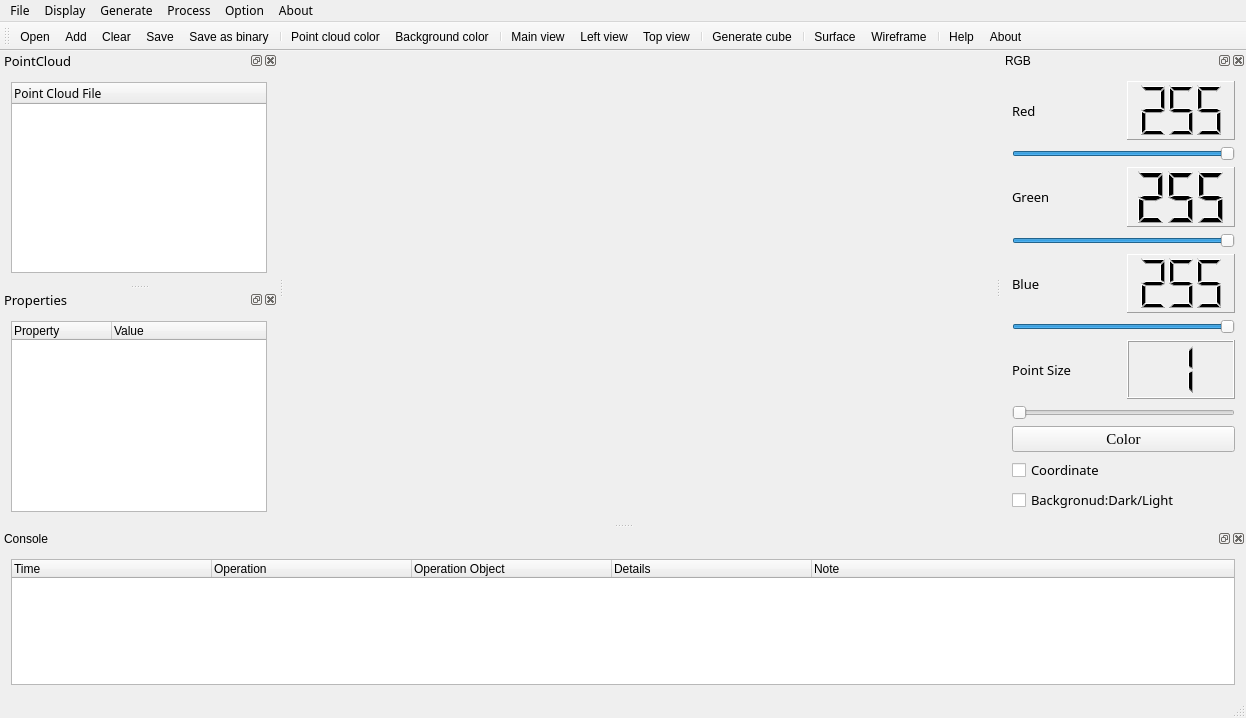
<?xml version="1.0" encoding="UTF-8"?>
<ui version="4.0">
 <class>CloudViewerClass</class>
 <widget class="QMainWindow" name="CloudViewerClass">
  <property name="geometry">
   <rect>
    <x>0</x>
    <y>0</y>
    <width>1246</width>
    <height>718</height>
   </rect>
  </property>
  <property name="sizePolicy">
   <sizepolicy hsizetype="Expanding" vsizetype="Expanding">
    <horstretch>85</horstretch>
    <verstretch>0</verstretch>
   </sizepolicy>
  </property>
  <property name="minimumSize">
   <size>
    <width>900</width>
    <height>650</height>
   </size>
  </property>
  <property name="maximumSize">
   <size>
    <width>16777215</width>
    <height>16777215</height>
   </size>
  </property>
  <property name="windowTitle">
   <string>CloudViewer</string>
  </property>
  <property name="styleSheet">
   <string notr="true"/>
  </property>
  <property name="animated">
   <bool>true</bool>
  </property>
  <property name="tabShape">
   <enum>QTabWidget::Rounded</enum>
  </property>
  <property name="dockNestingEnabled">
   <bool>false</bool>
  </property>
  <widget class="QWidget" name="centralWidget">
   <property name="sizePolicy">
    <sizepolicy hsizetype="Preferred" vsizetype="Preferred">
     <horstretch>0</horstretch>
     <verstretch>0</verstretch>
    </sizepolicy>
   </property>
   <layout class="QHBoxLayout" name="horizontalLayout_5">
    <item>
     <widget class="QVTKWidget" name="screen">
      <property name="minimumSize">
       <size>
        <width>600</width>
        <height>400</height>
       </size>
      </property>
     </widget>
    </item>
   </layout>
  </widget>
  <widget class="QMenuBar" name="menuBar">
   <property name="geometry">
    <rect>
     <x>0</x>
     <y>0</y>
     <width>1246</width>
     <height>26</height>
    </rect>
   </property>
   <property name="font">
    <font>
     <family>微软雅黑</family>
    </font>
   </property>
   <widget class="QMenu" name="menuFile">
    <property name="title">
     <string>File</string>
    </property>
    <addaction name="openAction"/>
    <addaction name="addAction"/>
    <addaction name="clearAction"/>
    <addaction name="saveAction"/>
    <addaction name="saveBinaryAction"/>
    <addaction name="exitAction"/>
   </widget>
   <widget class="QMenu" name="menuGenerate">
    <property name="title">
     <string>Generate</string>
    </property>
    <widget class="QMenu" name="menuBasic_shapes">
     <property name="title">
      <string>Basic shapes</string>
     </property>
     <property name="icon">
      <iconset resource="cloudviewer.qrc">
       <normaloff>:/Resources/images/shape.png</normaloff>:/Resources/images/shape.png</iconset>
     </property>
     <addaction name="sphereAction"/>
     <addaction name="cylinderAction"/>
    </widget>
    <addaction name="cubeAction"/>
    <addaction name="menuBasic_shapes"/>
   </widget>
   <widget class="QMenu" name="menuAbout">
    <property name="title">
     <string>About</string>
    </property>
    <addaction name="helpAction"/>
    <addaction name="aboutAction"/>
   </widget>
   <widget class="QMenu" name="menuOption">
    <property name="title">
     <string>Option</string>
    </property>
    <widget class="QMenu" name="themeAction">
     <property name="title">
      <string>Theme</string>
     </property>
     <property name="icon">
      <iconset resource="cloudviewer.qrc">
       <normaloff>:/Resources/images/theme.png</normaloff>:/Resources/images/theme.png</iconset>
     </property>
     <addaction name="windowsThemeAction"/>
     <addaction name="darculaThemeAction"/>
    </widget>
    <widget class="QMenu" name="langAction">
     <property name="title">
      <string>Language</string>
     </property>
     <property name="icon">
      <iconset resource="cloudviewer.qrc">
       <normaloff>:/Resources/images/language.png</normaloff>:/Resources/images/language.png</iconset>
     </property>
     <addaction name="englishAction"/>
     <addaction name="chineseAction"/>
    </widget>
    <addaction name="themeAction"/>
    <addaction name="langAction"/>
   </widget>
   <widget class="QMenu" name="menuView">
    <property name="title">
     <string>Display</string>
    </property>
    <widget class="QMenu" name="menuAngle_view">
     <property name="title">
      <string>Angle view</string>
     </property>
     <addaction name="mainviewAction"/>
     <addaction name="leftviewAction"/>
     <addaction name="topviewAction"/>
    </widget>
    <addaction name="pointcolorAction"/>
    <addaction name="bgcolorAction"/>
    <addaction name="menuAngle_view"/>
   </widget>
   <widget class="QMenu" name="menuProcess">
    <property name="title">
     <string>Process</string>
    </property>
    <addaction name="meshsurfaceAction"/>
    <addaction name="wireframeAction"/>
   </widget>
   <addaction name="menuFile"/>
   <addaction name="menuView"/>
   <addaction name="menuGenerate"/>
   <addaction name="menuProcess"/>
   <addaction name="menuOption"/>
   <addaction name="menuAbout"/>
  </widget>
  <widget class="QToolBar" name="mainToolBar">
   <attribute name="toolBarArea">
    <enum>TopToolBarArea</enum>
   </attribute>
   <attribute name="toolBarBreak">
    <bool>false</bool>
   </attribute>
   <addaction name="openAction"/>
   <addaction name="addAction"/>
   <addaction name="clearAction"/>
   <addaction name="saveAction"/>
   <addaction name="saveBinaryAction"/>
   <addaction name="separator"/>
   <addaction name="pointcolorAction"/>
   <addaction name="bgcolorAction"/>
   <addaction name="separator"/>
   <addaction name="mainviewAction"/>
   <addaction name="leftviewAction"/>
   <addaction name="topviewAction"/>
   <addaction name="separator"/>
   <addaction name="cubeAction"/>
   <addaction name="separator"/>
   <addaction name="meshsurfaceAction"/>
   <addaction name="wireframeAction"/>
   <addaction name="separator"/>
   <addaction name="helpAction"/>
   <addaction name="aboutAction"/>
  </widget>
  <widget class="QStatusBar" name="statusBar"/>
  <widget class="QDockWidget" name="RGBDock">
   <property name="minimumSize">
    <size>
     <width>245</width>
     <height>400</height>
    </size>
   </property>
   <property name="maximumSize">
    <size>
     <width>300</width>
     <height>524287</height>
    </size>
   </property>
   <property name="windowTitle">
    <string>RGB</string>
   </property>
   <attribute name="dockWidgetArea">
    <number>2</number>
   </attribute>
   <widget class="QWidget" name="dockWidgetContents_4">
    <layout class="QVBoxLayout" name="verticalLayout_2">
     <item>
      <layout class="QVBoxLayout" name="verticalLayout">
       <item>
        <layout class="QHBoxLayout" name="horizontalLayout">
         <item>
          <widget class="QLabel" name="label_1">
           <property name="sizePolicy">
            <sizepolicy hsizetype="Expanding" vsizetype="Preferred">
             <horstretch>0</horstretch>
             <verstretch>0</verstretch>
            </sizepolicy>
           </property>
           <property name="font">
            <font>
             <family>微软雅黑</family>
             <pointsize>10</pointsize>
            </font>
           </property>
           <property name="text">
            <string>Red</string>
           </property>
          </widget>
         </item>
         <item>
          <widget class="QLCDNumber" name="rLCD">
           <property name="sizePolicy">
            <sizepolicy hsizetype="Expanding" vsizetype="Minimum">
             <horstretch>0</horstretch>
             <verstretch>0</verstretch>
            </sizepolicy>
           </property>
           <property name="autoFillBackground">
            <bool>false</bool>
           </property>
           <property name="inputMethodHints">
            <set>Qt::ImhNone</set>
           </property>
           <property name="frameShape">
            <enum>QFrame::Panel</enum>
           </property>
           <property name="frameShadow">
            <enum>QFrame::Raised</enum>
           </property>
           <property name="lineWidth">
            <number>1</number>
           </property>
           <property name="smallDecimalPoint">
            <bool>false</bool>
           </property>
           <property name="digitCount">
            <number>3</number>
           </property>
           <property name="mode">
            <enum>QLCDNumber::Dec</enum>
           </property>
           <property name="value" stdset="0">
            <double>255.000000000000000</double>
           </property>
           <property name="intValue" stdset="0">
            <number>255</number>
           </property>
          </widget>
         </item>
        </layout>
       </item>
       <item>
        <widget class="QSlider" name="rSlider">
         <property name="sizePolicy">
          <sizepolicy hsizetype="Expanding" vsizetype="Fixed">
           <horstretch>0</horstretch>
           <verstretch>0</verstretch>
          </sizepolicy>
         </property>
         <property name="minimumSize">
          <size>
           <width>132</width>
           <height>0</height>
          </size>
         </property>
         <property name="maximum">
          <number>255</number>
         </property>
         <property name="sliderPosition">
          <number>255</number>
         </property>
         <property name="orientation">
          <enum>Qt::Horizontal</enum>
         </property>
        </widget>
       </item>
       <item>
        <layout class="QHBoxLayout" name="horizontalLayout_2">
         <item>
          <widget class="QLabel" name="label_2">
           <property name="sizePolicy">
            <sizepolicy hsizetype="Expanding" vsizetype="Preferred">
             <horstretch>0</horstretch>
             <verstretch>0</verstretch>
            </sizepolicy>
           </property>
           <property name="font">
            <font>
             <family>微软雅黑</family>
             <pointsize>10</pointsize>
            </font>
           </property>
           <property name="text">
            <string>Green</string>
           </property>
          </widget>
         </item>
         <item>
          <widget class="QLCDNumber" name="gLCD">
           <property name="sizePolicy">
            <sizepolicy hsizetype="Expanding" vsizetype="Minimum">
             <horstretch>0</horstretch>
             <verstretch>0</verstretch>
            </sizepolicy>
           </property>
           <property name="frameShape">
            <enum>QFrame::Panel</enum>
           </property>
           <property name="digitCount">
            <number>3</number>
           </property>
           <property name="intValue" stdset="0">
            <number>255</number>
           </property>
          </widget>
         </item>
        </layout>
       </item>
       <item>
        <widget class="QSlider" name="gSlider">
         <property name="sizePolicy">
          <sizepolicy hsizetype="Expanding" vsizetype="Fixed">
           <horstretch>0</horstretch>
           <verstretch>0</verstretch>
          </sizepolicy>
         </property>
         <property name="minimumSize">
          <size>
           <width>132</width>
           <height>0</height>
          </size>
         </property>
         <property name="maximum">
          <number>255</number>
         </property>
         <property name="sliderPosition">
          <number>255</number>
         </property>
         <property name="orientation">
          <enum>Qt::Horizontal</enum>
         </property>
        </widget>
       </item>
       <item>
        <layout class="QHBoxLayout" name="horizontalLayout_3">
         <item>
          <widget class="QLabel" name="label_3">
           <property name="sizePolicy">
            <sizepolicy hsizetype="Expanding" vsizetype="Preferred">
             <horstretch>0</horstretch>
             <verstretch>0</verstretch>
            </sizepolicy>
           </property>
           <property name="font">
            <font>
             <family>微软雅黑</family>
             <pointsize>10</pointsize>
            </font>
           </property>
           <property name="text">
            <string>Blue</string>
           </property>
          </widget>
         </item>
         <item>
          <widget class="QLCDNumber" name="bLCD">
           <property name="sizePolicy">
            <sizepolicy hsizetype="Expanding" vsizetype="Minimum">
             <horstretch>0</horstretch>
             <verstretch>0</verstretch>
            </sizepolicy>
           </property>
           <property name="frameShape">
            <enum>QFrame::Panel</enum>
           </property>
           <property name="digitCount">
            <number>3</number>
           </property>
           <property name="intValue" stdset="0">
            <number>255</number>
           </property>
          </widget>
         </item>
        </layout>
       </item>
       <item>
        <widget class="QSlider" name="bSlider">
         <property name="sizePolicy">
          <sizepolicy hsizetype="Expanding" vsizetype="Fixed">
           <horstretch>0</horstretch>
           <verstretch>0</verstretch>
          </sizepolicy>
         </property>
         <property name="minimumSize">
          <size>
           <width>132</width>
           <height>0</height>
          </size>
         </property>
         <property name="maximum">
          <number>255</number>
         </property>
         <property name="sliderPosition">
          <number>255</number>
         </property>
         <property name="orientation">
          <enum>Qt::Horizontal</enum>
         </property>
        </widget>
       </item>
       <item>
        <layout class="QHBoxLayout" name="horizontalLayout_4">
         <item>
          <widget class="QLabel" name="label_4">
           <property name="sizePolicy">
            <sizepolicy hsizetype="Expanding" vsizetype="Preferred">
             <horstretch>0</horstretch>
             <verstretch>0</verstretch>
            </sizepolicy>
           </property>
           <property name="font">
            <font>
             <family>微软雅黑</family>
             <pointsize>10</pointsize>
            </font>
           </property>
           <property name="text">
            <string>Point Size</string>
           </property>
          </widget>
         </item>
         <item>
          <widget class="QLCDNumber" name="sizeLCD">
           <property name="sizePolicy">
            <sizepolicy hsizetype="Expanding" vsizetype="Minimum">
             <horstretch>0</horstretch>
             <verstretch>0</verstretch>
            </sizepolicy>
           </property>
           <property name="digitCount">
            <number>1</number>
           </property>
           <property name="segmentStyle">
            <enum>QLCDNumber::Filled</enum>
           </property>
           <property name="intValue" stdset="0">
            <number>1</number>
           </property>
          </widget>
         </item>
        </layout>
       </item>
       <item>
        <widget class="QSlider" name="pSlider">
         <property name="sizePolicy">
          <sizepolicy hsizetype="Expanding" vsizetype="Fixed">
           <horstretch>0</horstretch>
           <verstretch>0</verstretch>
          </sizepolicy>
         </property>
         <property name="minimumSize">
          <size>
           <width>132</width>
           <height>0</height>
          </size>
         </property>
         <property name="minimum">
          <number>1</number>
         </property>
         <property name="maximum">
          <number>10</number>
         </property>
         <property name="sliderPosition">
          <number>1</number>
         </property>
         <property name="orientation">
          <enum>Qt::Horizontal</enum>
         </property>
        </widget>
       </item>
       <item>
        <widget class="QPushButton" name="colorBtn">
         <property name="font">
          <font>
           <family>Times New Roman</family>
           <pointsize>11</pointsize>
          </font>
         </property>
         <property name="styleSheet">
          <string notr="true"/>
         </property>
         <property name="text">
          <string>Color</string>
         </property>
        </widget>
       </item>
      </layout>
     </item>
     <item>
      <widget class="QCheckBox" name="cooCbx">
       <property name="font">
        <font>
         <family>微软雅黑</family>
         <pointsize>10</pointsize>
        </font>
       </property>
       <property name="text">
        <string>Coordinate</string>
       </property>
      </widget>
     </item>
     <item>
      <widget class="QCheckBox" name="bgcCbx">
       <property name="font">
        <font>
         <family>微软雅黑</family>
         <pointsize>10</pointsize>
        </font>
       </property>
       <property name="text">
        <string>Backgronud:Dark/Light</string>
       </property>
      </widget>
     </item>
    </layout>
   </widget>
  </widget>
  <widget class="QDockWidget" name="dataDock">
   <property name="minimumSize">
    <size>
     <width>250</width>
     <height>233</height>
    </size>
   </property>
   <property name="maximumSize">
    <size>
     <width>300</width>
     <height>524287</height>
    </size>
   </property>
   <property name="font">
    <font>
     <family>微软雅黑</family>
     <pointsize>10</pointsize>
    </font>
   </property>
   <property name="windowTitle">
    <string>PointCloud</string>
   </property>
   <attribute name="dockWidgetArea">
    <number>1</number>
   </attribute>
   <widget class="QWidget" name="dockWidgetContents_5">
    <layout class="QVBoxLayout" name="verticalLayout_3">
     <item>
      <widget class="QTreeWidget" name="dataTree">
       <property name="minimumSize">
        <size>
         <width>0</width>
         <height>180</height>
        </size>
       </property>
       <property name="font">
        <font>
         <family>微软雅黑</family>
         <pointsize>9</pointsize>
        </font>
       </property>
       <property name="contextMenuPolicy">
        <enum>Qt::CustomContextMenu</enum>
       </property>
       <column>
        <property name="text">
         <string>Point Cloud File</string>
        </property>
       </column>
      </widget>
     </item>
    </layout>
   </widget>
  </widget>
  <widget class="QDockWidget" name="propertyDock">
   <property name="minimumSize">
    <size>
     <width>250</width>
     <height>233</height>
    </size>
   </property>
   <property name="font">
    <font>
     <family>微软雅黑</family>
     <pointsize>10</pointsize>
    </font>
   </property>
   <property name="windowTitle">
    <string>Properties</string>
   </property>
   <attribute name="dockWidgetArea">
    <number>1</number>
   </attribute>
   <widget class="QWidget" name="dockWidgetContents_6">
    <layout class="QVBoxLayout" name="verticalLayout_4">
     <item>
      <widget class="QTableWidget" name="propertyTable">
       <property name="minimumSize">
        <size>
         <width>0</width>
         <height>180</height>
        </size>
       </property>
       <property name="font">
        <font>
         <pointsize>9</pointsize>
        </font>
       </property>
       <property name="frameShadow">
        <enum>QFrame::Sunken</enum>
       </property>
       <property name="midLineWidth">
        <number>0</number>
       </property>
       <property name="horizontalScrollBarPolicy">
        <enum>Qt::ScrollBarAsNeeded</enum>
       </property>
       <property name="sizeAdjustPolicy">
        <enum>QAbstractScrollArea::AdjustIgnored</enum>
       </property>
       <property name="autoScroll">
        <bool>true</bool>
       </property>
       <property name="editTriggers">
        <set>QAbstractItemView::NoEditTriggers</set>
       </property>
       <property name="tabKeyNavigation">
        <bool>true</bool>
       </property>
       <property name="showDropIndicator" stdset="0">
        <bool>true</bool>
       </property>
       <property name="dragDropOverwriteMode">
        <bool>true</bool>
       </property>
       <property name="alternatingRowColors">
        <bool>false</bool>
       </property>
       <property name="selectionMode">
        <enum>QAbstractItemView::ExtendedSelection</enum>
       </property>
       <property name="textElideMode">
        <enum>Qt::ElideLeft</enum>
       </property>
       <property name="horizontalScrollMode">
        <enum>QAbstractItemView::ScrollPerItem</enum>
       </property>
       <property name="showGrid">
        <bool>false</bool>
       </property>
       <property name="wordWrap">
        <bool>true</bool>
       </property>
       <property name="cornerButtonEnabled">
        <bool>true</bool>
       </property>
       <property name="rowCount">
        <number>4</number>
       </property>
       <property name="columnCount">
        <number>2</number>
       </property>
       <attribute name="horizontalHeaderCascadingSectionResizes">
        <bool>false</bool>
       </attribute>
       <attribute name="horizontalHeaderDefaultSectionSize">
        <number>100</number>
       </attribute>
       <attribute name="horizontalHeaderHighlightSections">
        <bool>true</bool>
       </attribute>
       <attribute name="horizontalHeaderMinimumSectionSize">
        <number>25</number>
       </attribute>
       <attribute name="horizontalHeaderStretchLastSection">
        <bool>true</bool>
       </attribute>
       <attribute name="verticalHeaderVisible">
        <bool>false</bool>
       </attribute>
       <attribute name="verticalHeaderCascadingSectionResizes">
        <bool>false</bool>
       </attribute>
       <row/>
       <row/>
       <row/>
       <row/>
       <column>
        <property name="text">
         <string>Property</string>
        </property>
        <property name="textAlignment">
         <set>AlignLeading|AlignVCenter</set>
        </property>
       </column>
       <column>
        <property name="text">
         <string>Value</string>
        </property>
        <property name="textAlignment">
         <set>AlignLeading|AlignVCenter</set>
        </property>
       </column>
      </widget>
     </item>
    </layout>
   </widget>
  </widget>
  <widget class="QDockWidget" name="consoleDock">
   <property name="minimumSize">
    <size>
     <width>200</width>
     <height>140</height>
    </size>
   </property>
   <property name="maximumSize">
    <size>
     <width>524287</width>
     <height>220</height>
    </size>
   </property>
   <property name="windowTitle">
    <string>Console</string>
   </property>
   <attribute name="dockWidgetArea">
    <number>8</number>
   </attribute>
   <widget class="QWidget" name="dockWidgetContents_7">
    <layout class="QVBoxLayout" name="verticalLayout_5">
     <item>
      <widget class="QTableWidget" name="consoleTable">
       <property name="showGrid">
        <bool>false</bool>
       </property>
       <property name="gridStyle">
        <enum>Qt::SolidLine</enum>
       </property>
       <property name="rowCount">
        <number>0</number>
       </property>
       <property name="columnCount">
        <number>5</number>
       </property>
       <attribute name="horizontalHeaderVisible">
        <bool>true</bool>
       </attribute>
       <attribute name="horizontalHeaderDefaultSectionSize">
        <number>200</number>
       </attribute>
       <attribute name="horizontalHeaderStretchLastSection">
        <bool>true</bool>
       </attribute>
       <attribute name="verticalHeaderVisible">
        <bool>false</bool>
       </attribute>
       <column>
        <property name="text">
         <string>Time</string>
        </property>
        <property name="textAlignment">
         <set>AlignLeading|AlignVCenter</set>
        </property>
       </column>
       <column>
        <property name="text">
         <string>Operation</string>
        </property>
        <property name="textAlignment">
         <set>AlignLeading|AlignVCenter</set>
        </property>
       </column>
       <column>
        <property name="text">
         <string>Operation Object</string>
        </property>
        <property name="textAlignment">
         <set>AlignLeading|AlignVCenter</set>
        </property>
       </column>
       <column>
        <property name="text">
         <string>Details</string>
        </property>
        <property name="textAlignment">
         <set>AlignLeading|AlignVCenter</set>
        </property>
       </column>
       <column>
        <property name="text">
         <string>Note</string>
        </property>
        <property name="textAlignment">
         <set>AlignLeading|AlignVCenter</set>
        </property>
       </column>
      </widget>
     </item>
    </layout>
   </widget>
  </widget>
  <action name="openAction">
   <property name="icon">
    <iconset resource="cloudviewer.qrc">
     <normaloff>:/Resources/images/open.png</normaloff>:/Resources/images/open.png</iconset>
   </property>
   <property name="text">
    <string>Open</string>
   </property>
   <property name="statusTip">
    <string>open a exsting file</string>
   </property>
   <property name="shortcut">
    <string>Ctrl+O</string>
   </property>
  </action>
  <action name="saveAction">
   <property name="icon">
    <iconset resource="cloudviewer.qrc">
     <normaloff>:/Resources/images/save.png</normaloff>:/Resources/images/save.png</iconset>
   </property>
   <property name="text">
    <string>Save</string>
   </property>
   <property name="statusTip">
    <string>save the file</string>
   </property>
   <property name="shortcut">
    <string>Ctrl+S</string>
   </property>
  </action>
  <action name="saveasAction">
   <property name="text">
    <string>Save as...</string>
   </property>
  </action>
  <action name="cubeAction">
   <property name="icon">
    <iconset resource="cloudviewer.qrc">
     <normaloff>:/Resources/images/cube.png</normaloff>:/Resources/images/cube.png</iconset>
   </property>
   <property name="text">
    <string>Generate cube</string>
   </property>
   <property name="statusTip">
    <string>generate a cube point cloud</string>
   </property>
  </action>
  <action name="helpAction">
   <property name="icon">
    <iconset resource="cloudviewer.qrc">
     <normaloff>:/Resources/images/help.png</normaloff>:/Resources/images/help.png</iconset>
   </property>
   <property name="text">
    <string>Help</string>
   </property>
   <property name="statusTip">
    <string>show help information</string>
   </property>
  </action>
  <action name="aboutAction">
   <property name="icon">
    <iconset resource="cloudviewer.qrc">
     <normaloff>:/Resources/images/about.png</normaloff>:/Resources/images/about.png</iconset>
   </property>
   <property name="text">
    <string>About</string>
   </property>
   <property name="statusTip">
    <string>show some information of the software</string>
   </property>
  </action>
  <action name="changeAction">
   <property name="icon">
    <iconset resource="cloudviewer.qrc">
     <normaloff>:/Resources/images/change.png</normaloff>:/Resources/images/change.png</iconset>
   </property>
   <property name="text">
    <string>Change</string>
   </property>
   <property name="statusTip">
    <string>change the format of the file</string>
   </property>
  </action>
  <action name="exitAction">
   <property name="icon">
    <iconset resource="cloudviewer.qrc">
     <normaloff>:/Resources/images/exit.png</normaloff>:/Resources/images/exit.png</iconset>
   </property>
   <property name="text">
    <string>Exit</string>
   </property>
   <property name="shortcut">
    <string>Ctrl+Q</string>
   </property>
  </action>
  <action name="pointcolorAction">
   <property name="icon">
    <iconset resource="cloudviewer.qrc">
     <normaloff>:/Resources/images/pointcolor.png</normaloff>:/Resources/images/pointcolor.png</iconset>
   </property>
   <property name="text">
    <string>Point cloud color</string>
   </property>
  </action>
  <action name="bgcolorAction">
   <property name="icon">
    <iconset resource="cloudviewer.qrc">
     <normaloff>:/Resources/images/bgcolor.png</normaloff>:/Resources/images/bgcolor.png</iconset>
   </property>
   <property name="text">
    <string>Background color</string>
   </property>
  </action>
  <action name="mainviewAction">
   <property name="icon">
    <iconset resource="cloudviewer.qrc">
     <normaloff>:/Resources/images/zhengshi.png</normaloff>:/Resources/images/zhengshi.png</iconset>
   </property>
   <property name="text">
    <string>Main view</string>
   </property>
  </action>
  <action name="leftviewAction">
   <property name="icon">
    <iconset resource="cloudviewer.qrc">
     <normaloff>:/Resources/images/zuoshi.png</normaloff>:/Resources/images/zuoshi.png</iconset>
   </property>
   <property name="text">
    <string>Left view</string>
   </property>
  </action>
  <action name="topviewAction">
   <property name="icon">
    <iconset resource="cloudviewer.qrc">
     <normaloff>:/Resources/images/fushi.png</normaloff>:/Resources/images/fushi.png</iconset>
   </property>
   <property name="text">
    <string>Top view</string>
   </property>
  </action>
  <action name="dataAction">
   <property name="checkable">
    <bool>true</bool>
   </property>
   <property name="checked">
    <bool>true</bool>
   </property>
   <property name="text">
    <string>Data Manager</string>
   </property>
  </action>
  <action name="propertyAction">
   <property name="checkable">
    <bool>true</bool>
   </property>
   <property name="checked">
    <bool>true</bool>
   </property>
   <property name="text">
    <string>Property Manager</string>
   </property>
  </action>
  <action name="consoleAction">
   <property name="checkable">
    <bool>true</bool>
   </property>
   <property name="checked">
    <bool>true</bool>
   </property>
   <property name="text">
    <string>Console</string>
   </property>
  </action>
  <action name="RGBAction">
   <property name="checkable">
    <bool>true</bool>
   </property>
   <property name="checked">
    <bool>true</bool>
   </property>
   <property name="text">
    <string>RGB Manager</string>
   </property>
  </action>
  <action name="clearAction">
   <property name="icon">
    <iconset resource="cloudviewer.qrc">
     <normaloff>:/Resources/images/clear.png</normaloff>:/Resources/images/clear.png</iconset>
   </property>
   <property name="text">
    <string>Clear</string>
   </property>
  </action>
  <action name="addAction">
   <property name="icon">
    <iconset resource="cloudviewer.qrc">
     <normaloff>:/Resources/images/add.png</normaloff>:/Resources/images/add.png</iconset>
   </property>
   <property name="text">
    <string>Add</string>
   </property>
  </action>
  <action name="sphereAction">
   <property name="icon">
    <iconset resource="cloudviewer.qrc">
     <normaloff>:/Resources/images/sphere.png</normaloff>:/Resources/images/sphere.png</iconset>
   </property>
   <property name="text">
    <string>Sphere</string>
   </property>
  </action>
  <action name="cylinderAction">
   <property name="icon">
    <iconset resource="cloudviewer.qrc">
     <normaloff>:/Resources/images/cylinder.png</normaloff>:/Resources/images/cylinder.png</iconset>
   </property>
   <property name="text">
    <string>Cylinder</string>
   </property>
  </action>
  <action name="meshsurfaceAction">
   <property name="icon">
    <iconset resource="cloudviewer.qrc">
     <normaloff>:/Resources/images/mesh.png</normaloff>:/Resources/images/mesh.png</iconset>
   </property>
   <property name="text">
    <string>Surface</string>
   </property>
  </action>
  <action name="wireframeAction">
   <property name="icon">
    <iconset resource="cloudviewer.qrc">
     <normaloff>:/Resources/images/frame.png</normaloff>:/Resources/images/frame.png</iconset>
   </property>
   <property name="text">
    <string>Wireframe</string>
   </property>
  </action>
  <action name="windowsThemeAction">
   <property name="text">
    <string>Windows</string>
   </property>
  </action>
  <action name="darculaThemeAction">
   <property name="text">
    <string>Darcula</string>
   </property>
  </action>
  <action name="englishAction">
   <property name="text">
    <string>English</string>
   </property>
  </action>
  <action name="chineseAction">
   <property name="text">
    <string>Chinese</string>
   </property>
  </action>
  <action name="saveBinaryAction">
   <property name="icon">
    <iconset resource="cloudviewer.qrc">
     <normaloff>:/Resources/images/saveBinary.png</normaloff>:/Resources/images/saveBinary.png</iconset>
   </property>
   <property name="text">
    <string>Save as binary</string>
   </property>
   <property name="statusTip">
    <string>Save point cloud as binary file</string>
   </property>
  </action>
  <action name="actionBilateralFilter">
   <property name="text">
    <string>BilateralFilter</string>
   </property>
  </action>
  <action name="actionRotate90">
   <property name="text">
    <string>Rotate90</string>
   </property>
  </action>
 </widget>
 <layoutdefault spacing="6" margin="11"/>
 <customwidgets>
  <customwidget>
   <class>QVTKWidget</class>
   <extends>QWidget</extends>
   <header>QVTKWidget.h</header>
  </customwidget>
 </customwidgets>
 <resources>
  <include location="cloudviewer.qrc"/>
 </resources>
 <connections/>
</ui>
